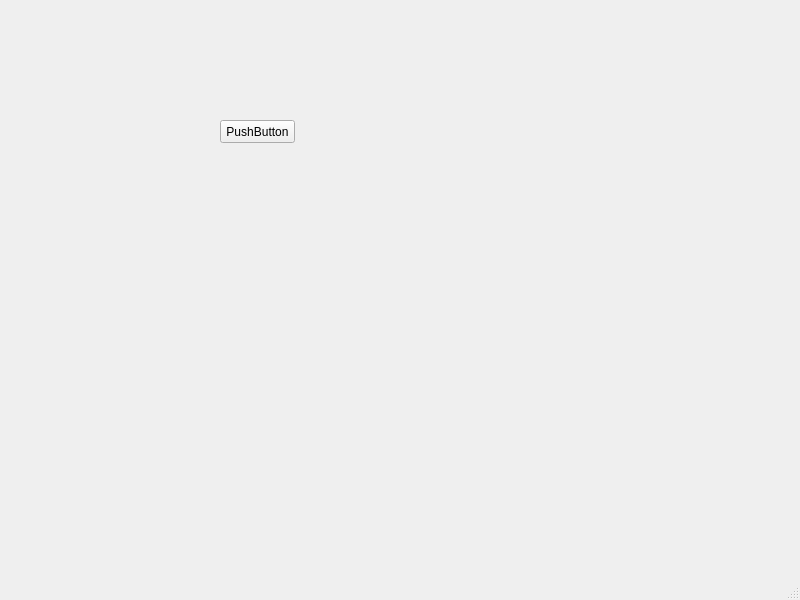
<?xml version="1.0" encoding="UTF-8"?>
<ui version="4.0">
 <class>MainWindow</class>
 <widget class="QMainWindow" name="MainWindow">
  <property name="geometry">
   <rect>
    <x>0</x>
    <y>0</y>
    <width>800</width>
    <height>600</height>
   </rect>
  </property>
  <property name="windowTitle">
   <string>MainWindow</string>
  </property>
  <widget class="QWidget" name="centralwidget">
   <widget class="QPushButton" name="pushButton">
    <property name="geometry">
     <rect>
      <x>220</x>
      <y>120</y>
      <width>75</width>
      <height>23</height>
     </rect>
    </property>
    <property name="text">
     <string>PushButton</string>
    </property>
   </widget>
  </widget>
  <widget class="QMenuBar" name="menubar">
   <property name="geometry">
    <rect>
     <x>0</x>
     <y>0</y>
     <width>800</width>
     <height>21</height>
    </rect>
   </property>
  </widget>
  <widget class="QStatusBar" name="statusbar"/>
 </widget>
 <resources/>
 <connections/>
</ui>
